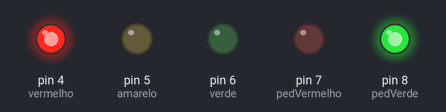
Bench run of a sketch on a simulated Arduino Uno, built with avr-gcc and run on an emulated ATmega328P. Shown: output pins drawn as LEDs (lit = HIGH).

Above: at 0.5 s.
At 1.5 s:
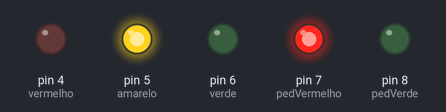
At 5.5 s:
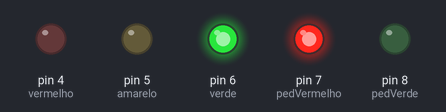
Timing chart, 0 to 6.9 s (numbered marks = the images above):
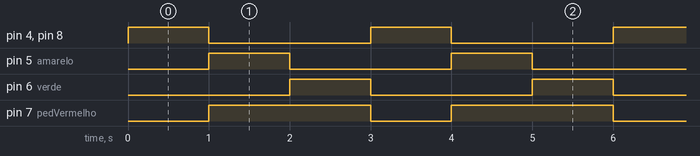

Measured:
- by itself, pin 4 (vermelho), pin 5 (amarelo), pin 6 (verde), pin 8 (pedVerde): alternates HIGH for 1.0 s and LOW for 2.0 s
- by itself, pin 7 (pedVermelho): alternates HIGH for 2.0 s and LOW for 1.0 s
- by itself, everything shown: repeats every 3.0 s, in 3 steps

The sketch:

semaforos.ino
```cpp
int vermelho = 4;
int amarelo = 5;
int verde = 6;
int pedVermelho = 7;
int pedVerde = 8;

void setup() {
pinMode (vermelho, OUTPUT);
pinMode (amarelo, OUTPUT);
pinMode (verde, OUTPUT);
pinMode (pedVermelho, OUTPUT);
pinMode (pedVerde, OUTPUT);
}

void loop() {
digitalWrite (vermelho, HIGH);
digitalWrite (amarelo, LOW);
digitalWrite (verde, LOW);
digitalWrite (pedVerde, HIGH);
digitalWrite (pedVermelho, LOW);
delay (1000);

digitalWrite (vermelho, LOW);
digitalWrite (amarelo, HIGH);
digitalWrite (verde, LOW);
digitalWrite (pedVerde, LOW);
digitalWrite (pedVermelho, HIGH);
delay (1000);

digitalWrite (vermelho, LOW);
digitalWrite (amarelo, LOW);
digitalWrite (verde, HIGH);
digitalWrite (pedVerde, LOW);
digitalWrite (pedVermelho, HIGH);
delay (1000);


}
```
